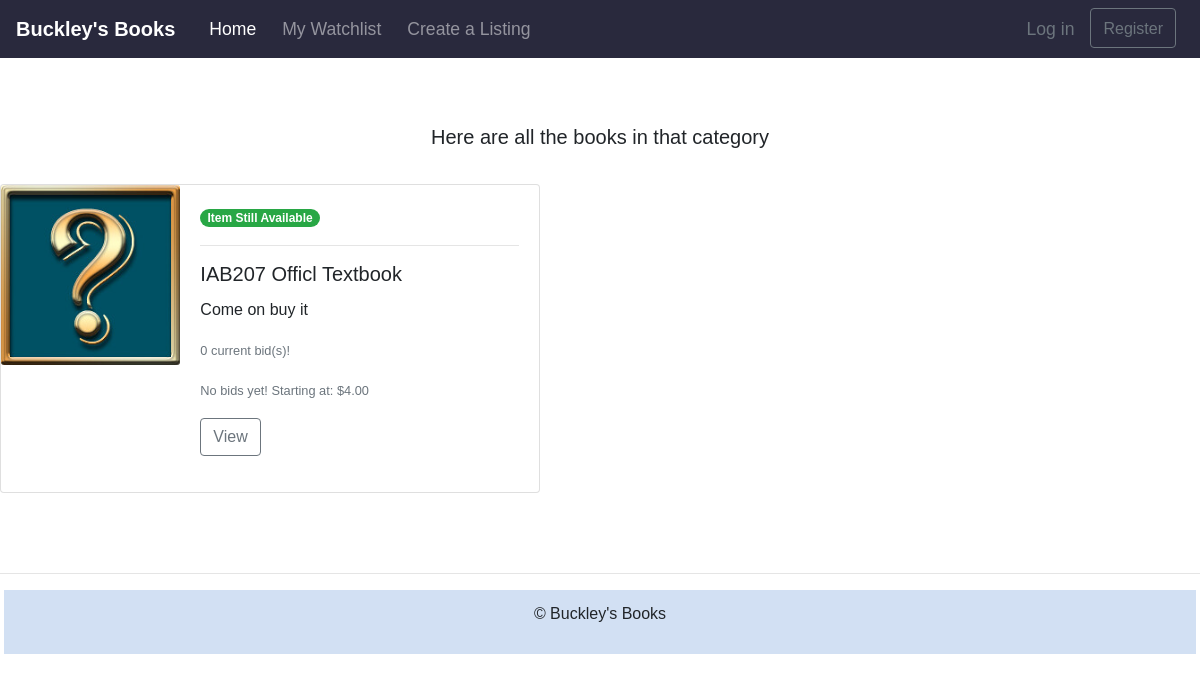
Page /search/SCIENCE_FICTION on the committed database.
### auction/models.py (models this page shows)
class Item(db.Model):
    __tablename__='items'
    id = db.Column(db.Integer, primary_key=True)
    listing_title = db.Column(db.String(64), unique=True, index=True, nullable=False)
    book_title = db.Column(db.String(64), index=True, nullable=False)
    book_category = db.Column(db.Enum(BookCategory), index=True, nullable=False)
    autograph_status = db.Column(db.Enum(AutographStatus), index=True, nullable=False)
    book_condition = db.Column(db.Enum(BookCondition), index=True, nullable=False)
    author_name = db.Column(db.String(64), index=True, nullable=False)
    book_ISBN = db.Column(db.String(64), index=True)
    listing_description = db.Column(db.String(500), nullable=False)
    starting_bid = db.Column(db.Float(2), default=0.01)
    item_status = db.Column(db.String(6), default='Open')
    item_datetime = db.Column(db.DateTime, default=datetime.now())
    user_id = db.Column(db.Integer, db.ForeignKey('users.id'))
    bids = db.relationship('Bid', backref='item')
    wishes = db.relationship('Wish', backref='item')
    images = db.relationship('Image', backref='item')

### auction/views.py (the view)
@bp.route('/search/<category>')
def search(category):
    if BookCategory[category]:
        items_info = db.session.query(Item,func.count(Bid.id),func.max(Bid.bid_price)).\
        outerjoin(Bid,Item.id==Bid.item_id).\
        order_by(Item.item_datetime.desc()).\
        group_by(Item.id).filter(Item.book_category==category).all()
        return render_template('index.html', items=items_info, show_category_links = False, book_category = category)

### auction/templates/index.html (shortened to what this page needs)
{% extends "base.html" %}
{% import "bootstrap/wtf.html" as wtf %}
{% block content %}
{% if items %}
<div class="album py-5 bg-light22">
  <div class="container">
    <div class="position-relative overflow-hidden p-5 p-md-1 m-md-1 text-center bg-light22">
      <div class="col-md-5 p-lg-1 mx-auto my-1">
        {% if book_category %}
        <p class="lead font-weight-normal">Here are all the books in that category</p>
        {% else %}
        <p class="lead font-weight-normal">What's hot right now</p>
        <p>🔥 Check out what has just been listed 🔥</p>
        {% endif %}
      </div>
    </div>
  </div>
  <div class="row">
{% for item,num_bids,highest_bid in items %}
    <div class="col-sm">
      <div class="card mb-3 h-100" style="max-width: 540px;">
        <div class="row no-gutters">
          <div class="col-md-4">
            <img src="../static/placeholder.jpg" class="card-img"
              alt="Novel cover image">
          </div>
          <div class="col-md-8">
            <div class="card-body">
              {% if item.item_status == 'Open' %}
              <span class="badge badge-pill badge-success">Item Still Available</span>
              {% else %}
              <span class="badge badge-pill badge-danger">Auction Closed</span>
              {% endif %}
              <hr>
              <h5 class="card-title">{{item.listing_title}}</h5>
              <p class="card-text">{{item.listing_description|truncate(75, true, '...')}}</p>
              <p class="card-text"><small class="text-muted">{{num_bids}} current bid(s)!</small></p>
              <p class="card-text"><small class="text-muted">{% if highest_bid %}Highest current bid: {{highest_bid}} {% else %} No bids yet! Starting at: {{"$%.2f"|format(item.starting_bid)}} {% endif %}</small></p>
              <a class="btn btn-outline-secondary" href="{{url_for('item.show', id=item.id)}}"role="button">View</a>
            </div>
          </div>
        </div>
      </div>
    </div>
      {% endfor %}
    </div>
{% endif %}
</div>
  {% endblock %}

### auction/static/mystyle.css (style rules this page uses)
* { font-family: 'Trebuchet MS', 'Lucida Sans Unicode', 'Lucida Grande', 'Lucida Sans', Arial, sans-serif; }
html,body { width: 100%; height: 100%; margin: 0px; padding: 0px; overflow-x: hidden; }

### rows in the picture
Item: item_status "Item Still Available", listing_title "IAB207 Officl Textbook", listing_description "Come on buy it", num_bids "0", starting_bid "$4.00"
